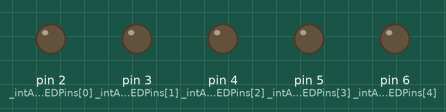
This sketch was run on a simulated Arduino Uno, built with avr-gcc and run on an emulated ATmega328P. Shown: output pins drawn as LEDs (lit = HIGH). What the sketch prints to the serial monitor is not drawn.

Above: at 0.8 s.
At 5.5 s:
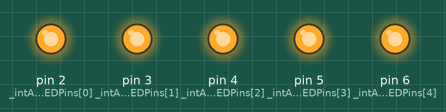
Timing chart, 0 to 7.7 s (numbered marks = the images above):
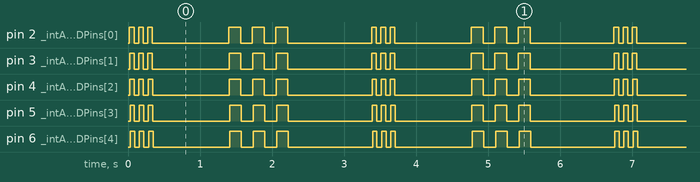

Measured:
- by itself, pin 2 (_intArrLEDPins[0]): repeats every 3.4 s: 2 × (LOW 0.06 s, HIGH 0.06 s), LOW 1.1 s, 2 × (HIGH 0.16 s, LOW 0.16 s), HIGH 0.16 s, LOW 1.2 s, HIGH 0.07 s
- by itself, pin 3 (_intArrLEDPins[1]): repeats every 3.4 s: 2 × (LOW 0.06 s, HIGH 0.06 s), LOW 1.1 s, 2 × (HIGH 0.16 s, LOW 0.16 s), HIGH 0.16 s, LOW 1.2 s, HIGH 0.06 s
- by itself, everything shown: repeats every 3.4 s, in 12 steps

The sketch:

SOS_Torch.ino
```cpp
//FURTHER READING: https://roboticsbackend.com/arduino-handle-multiple-leds-using-arrays-and-functions/
#include "Arduino.h"

/// @brief Total elements array is to contain.
const byte _bytLED = 5;

/// @brief 1 second delay
const int _intLongW = 1000;

/// @brief Each digit refers to pin ID on the UNO.
const byte _intArrLEDPins[_bytLED] = {2,3,4,5,6};

/// @brief Sets all LEDS's pinMode to OUTPUT.
void initAllLEDs()
{
  Serial.println("initAllLEDs() called");
  for (int i = 0; i < _bytLED; i++) {
    Serial.println("initAllLEDs() for loop called");
    pinMode(_intArrLEDPins[i], OUTPUT);
  }
}

/// @brief Pauses the code to analyze in Serial Monitor.
void wait_for_serial()
{
  Serial.println("before wait serial");
  while (!Serial.available())
  {
    Serial.println("waiting for serial");
    delay(5000);
  };

  // Read everything from serial
  String s = Serial.readString();
  Serial.print("Read from serial:"); Serial.println(s);
}

/// @brief Turns short signals of all LEDs on, delays then goes off for humans to see.
/// @param bolPowerOn Checks LED High or LOW.
void shortLEDcode()
{
  Serial.println("shortLEDcode called.");
  int intShorter = 50; // 50 milliseconds appropriate for licensed radio operators.

  int intSigCount = 0;

  while(intSigCount < 3)
  {
    Serial.println("Short while loop activated. intSigCount=" + String(intSigCount) + "." ); Serial.println("true");
    for(int i = 0; i < _bytLED; i++)
    {
      digitalWrite(_intArrLEDPins[i], HIGH);
      Serial.println("Short for loop array LED value: " + String(_intArrLEDPins[i]) + " on.");
    }
    delay(intShorter);
    for(int i = 0; i < _bytLED; i++)
    {
      digitalWrite(_intArrLEDPins[i], LOW);
      Serial.println("Short for loop array LED value: " + String(_intArrLEDPins[i]) + " off.");
    }
    delay(intShorter);
    intSigCount++;
  }
  Serial.println("Short while loop complete");
}

/// @brief Turns long signals of all LEDs on, delays then goes off for humans to see.
/// @param bolPowerOn Checks LED High or LOW.
 void longLEDcode()
 {
   const int intLonger = 150;// 150 milliseconds appropriate for licensed radio operators.
   int intSigCount = 0;

   //While Long SOS signal hasn't stopped.
   while(intSigCount < 3)
   {
     Serial.println("Long while loop activated. intSigCount=" + String(intSigCount) + "." ); Serial.println("true");
     //Turn all LEDs ON.
     for(int i = 0; i < _bytLED; i++)
     {
       digitalWrite(_intArrLEDPins[i], HIGH);
       Serial.println("Long for loop array LED value: " + String(_intArrLEDPins[i]) + " on.");
     }
     delay(intLonger);
     //Turn all LEDs off.
     for(int i = 0; i < _bytLED; i++)
     {
       digitalWrite(_intArrLEDPins[i], LOW);
       Serial.println("Long for loop array LED value: " + String(_intArrLEDPins[i]) + " off.");
     }
     delay(intLonger);
     intSigCount++;
   }
   Serial.println("Long while loop complete.");
}

void setup() {
   // put your setup code here, to run once:
   Serial.begin(115200);
   Serial.println("setup() called");
   initAllLEDs();
}

void loop() {
  Serial.println("loop() called");
  // put your main code here, to run repeatedly:
  shortLEDcode();
  delay(_intLongW);
  longLEDcode();
  delay(_intLongW);
}
```
